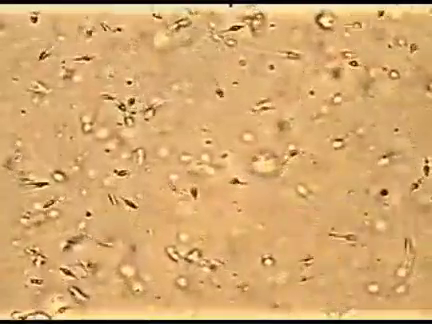
#> input picture frame 30 of video_2024-10-26_21-41-50.mp4, 432 x 324 px
$ python save.py
#> lines starting #> are read from the running program, lines starting #| are printed output that depends on the picture; after the words box and inside, x2 and y2 are one past the last pixel; in counts of white or black regions, pixels touching at a corner belong together
import cv2
import numpy as np

# تابع برای شناسایی اشیاء رنگ مشکی
def detect_black_objects(frame):
    hsv = cv2.cvtColor(frame, cv2.COLOR_BGR2HSV)

    # تعریف محدوده رنگ مشکی در فضای HSV
    lower_black = np.array([0, 0, 0])        # حد پایین رنگ مشکی
    upper_black = np.array([180, 255, 30])   # حد بالا رنگ مشکی

    # ایجاد ماسک برای رنگ مشکی
    mask = cv2.inRange(hsv, lower_black, upper_black)

    return mask

# تابع برای بررسی الگوی حرکت
def analyze_movement(previous_position, current_position):
    dx = current_position[0] - previous_position[0]
    dy = current_position[1] - previous_position[1]

    if abs(dy) < 20 and dx > 0:
        return "forward"
    elif abs(dx) > abs(dy):
        return "circular"
    return "stationary"

# تنظیم زمان پردازش
start_time = 1000  # آغاز از 3 ثانیه
end_time = 10000   # پایان در 10 ثانیه

# باز کردن ویدیو
cap = cv2.VideoCapture('video_2024-10-26_21-41-50.mp4')
cap.set(cv2.CAP_PROP_POS_MSEC, start_time)

object_count = 0
forward_count = 0
circular_count = 0
prev_positions = {}
frame_count = 0

# زمانی که ویدیو باز است
while cap.isOpened():
    ret, frame = cap.read()
#> frame is the input picture: shape (324, 432, 3); mean B, G, R 111, 168.6, 212.7
    current_time = cap.get(cv2.CAP_PROP_POS_MSEC)

    if not ret or current_time > end_time:
        break

    mask = detect_black_objects(frame)
#> in detect_black_objects, `hsv = cv2.cvtColor(frame, cv2.COLOR_BGR2HSV)`: hsv: shape (324, 432, 3); mean H, S, V 18.6, 124.7, 212.8
#> in detect_black_objects, `mask = cv2.inRange(hsv, lower_black, upper_black)`:
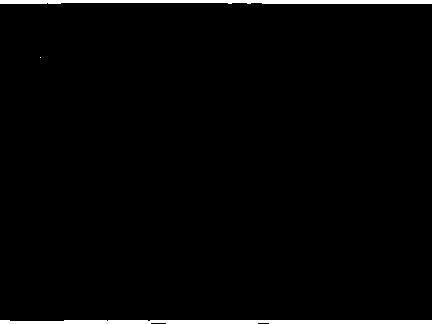
#> mask: shape (324, 432); 2.3% white; 3 white regions (1 under 20 px)
    contours, _ = cv2.findContours(mask, cv2.RETR_EXTERNAL, cv2.CHAIN_APPROX_SIMPLE)
#> contours = 3 contours, 1 with area under 20; largest, box (x1, y1, x2, y2) and area: (0, 320, 432, 324) 1210, (0, 0, 432, 4) 1099

    for cnt in contours:
        area = cv2.contourArea(cnt)
        if area > 500:
            object_count += 1
            M = cv2.moments(cnt)
            if M["m00"] != 0:
                cX = int(M["m10"] / M["m00"])
                cY = int(M["m01"] / M["m00"])

                object_id = f'obj_{object_count}'
                if object_id in prev_positions:
                    movement_type = analyze_movement(prev_positions[object_id], (cX, cY))
                    if movement_type == "forward":
                        forward_count += 1
                    elif movement_type == "circular":
                        circular_count += 1

                prev_positions[object_id] = (cX, cY)

                # ذخیره کردن شیء به صورت تصویر جداگانه
                x, y, w, h = cv2.boundingRect(cnt)
                object_img = frame[y:y+h, x:x+w]
                cv2.imwrite(f'object_{object_count}.png', object_img)
#> this loop made 3 passes
#> (area, object_count, cX, cY, object_id, x, y, w) on passes 1, 3: (1210, 1, 223, 321, 'obj_1', 0, 320, 432), (1099, 2, 225, 1, 'obj_2', 0, 0, 432)
#> after the loop, circular_count = 0; forward_count = 0; object_count = 2; prev_positions = {'obj_1': (223, 321), 'obj_2': (225, 1)}

    frame_count += 1

cap.release()
cv2.destroyAllWindows()

# نتایج نهایی
print(f"Total objects detected: {object_count}")
print(f"Forward movement objects: {forward_count}")
print(f"Circular movement objects: {circular_count}")
